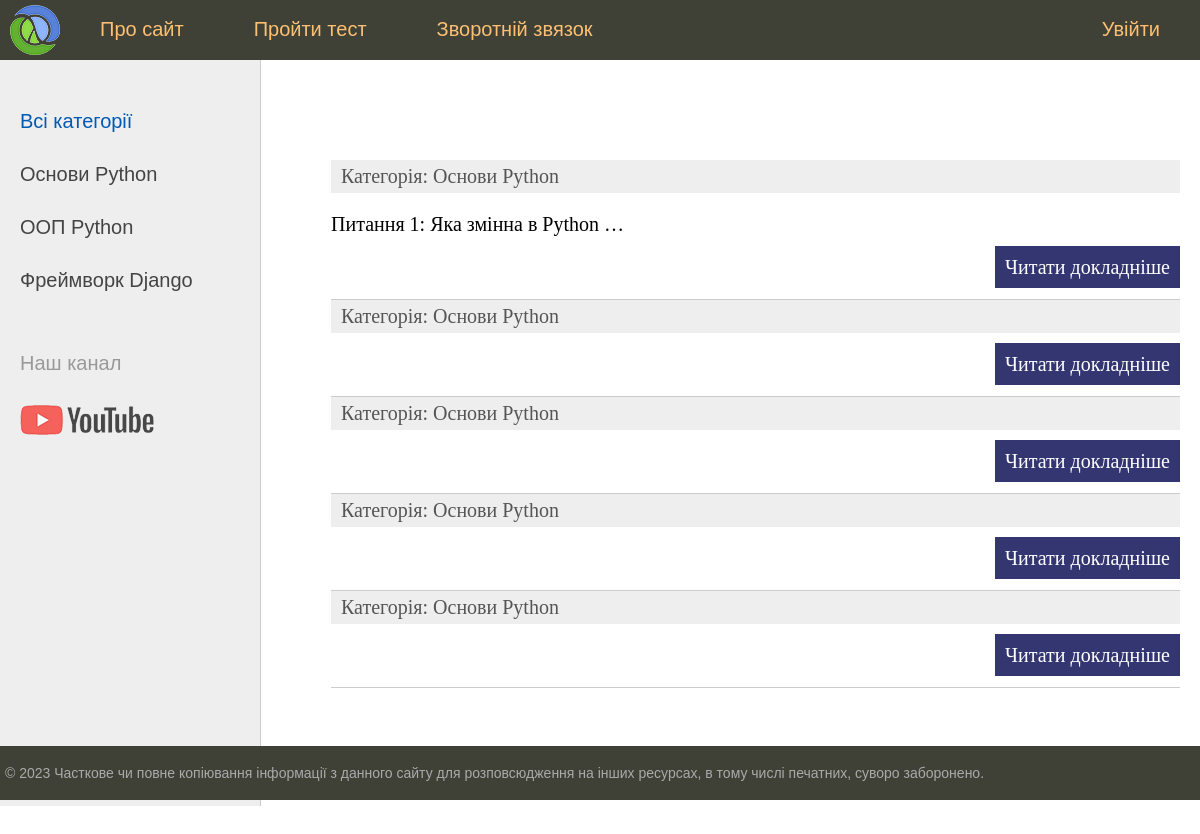
The app's page /, older data.
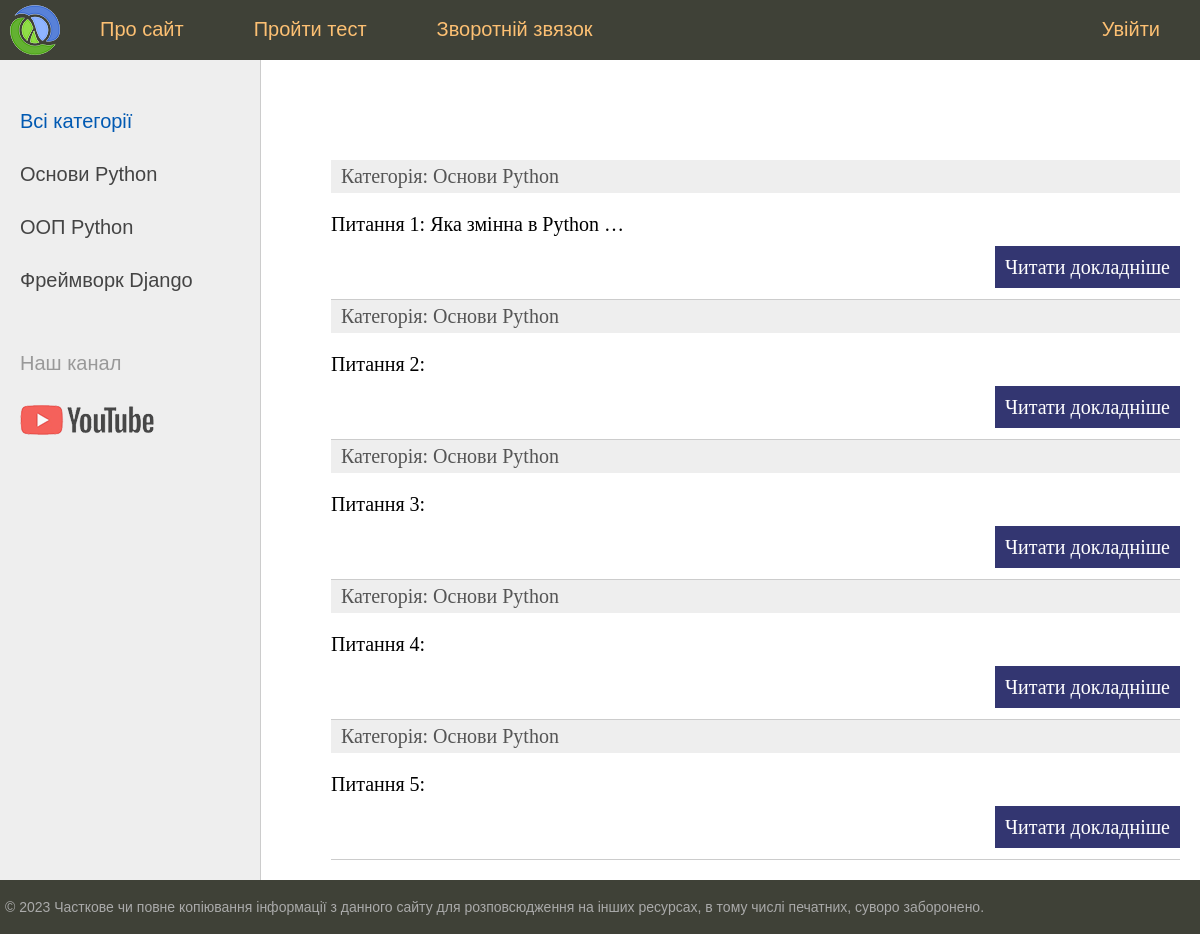
The same page, newer data.
### py_testing/models.py (models this page shows, shortened)
class Topic(models.Model):
    title = models.CharField(max_length=200)
    text = models.TextField(blank=True)
    def __str__(self):
        return self.title
    def get_absolute_url(self):
        return reverse('category', kwargs={'cat_id': self.pk})

class Question(models.Model):
    topic = models.ForeignKey(Topic, on_delete=models.PROTECT)
    text = models.TextField(blank=True)
    detailed_answer = models.TextField(blank=True)
    def get_absolute_url(self):
        return reverse('question', kwargs={'ques_id': self.pk})

### py_testing/views.py (the view)
# urls.py: path('', index, name='home'),
def index(request):
    topic = Topic.objects.all()
    question = Question.objects.all()
    context = {'topic': topic,
               'question': question,
               'menu': menu,
               'title': 'Головна сторінка',
               'cat_selected': 0,
               }
    return render(request, 'py_testing/index.html', context=context)

### py_testing/templates/py_testing/index.html (shortened to what this page needs)
{% extends 'py_testing/base.html' %}
{% block content %}
<ul class="list-articles">
    {% for q in question %}
    <li><div class="article-panel">
        <p class="first">Категорія: {{q.topic}}</p>
    </div>
        {{ q.text|linebreaks|truncatewords:6 }}
            <p class="link-read-post"><a href="{{ q.get_absolute_url }}">Читати докладніше</a> </p>
        </li>
    {% endfor %}
</ul>
{% endblock %}

### py_testing/templates/py_testing/base.html (shortened to what this page needs)
{% load static %}
<!DOCTYPE html>
<head>
    <link type="text/css" href="{% static 'py_testing/css/styles.css' %}" rel="stylesheet"/>
</head>
<body>
<table class="table-page" border=0 cellpadding="0" cellspacing="0">
    <tr><td valign="top">
        {% block mainmenu %}
            <div class="header">
                <ul id="mainmenu" class="mainmenu">
                    <li class="logo"><a href="{% url 'home' %}"><div class="logo"></div></a></li>
                    {% for m in menu %}
                        {% if not forloop.last %}
                            <li><a href="{% url m.url_name %}">{{ m.title }}</a></li>
                        {% else %}
                            <li class="last"><a href="{% url m.url_name %}">{{ m.title }}</a></li>
                        {% endif %}
                    {% endfor %}
                </ul>
            </div>
            {% endblock mainmenu %}
<table class="table-content" border=0 cellpadding="0" cellspacing="0">
<tr>
	<td valign="top" class="left-chapters">
	<ul id="leftchapters">
        {% if cat_selected == 0 %}
		    <li class="selected">Всі категорії</li>
        {% else %}
            <li><a href="{% url 'home' %}">Всі категорії</a></li>
        {% endif %}
        {% for t in topic %}
            {% if t.pk == cat_selected %}
                <li class="selected">{{t.title}}</li>
            {% else %}
                <li><a href="{{ t.get_absolute_url }}">{{t.title}}</a></li>
            {% endif %}
        {% endfor %}
		<li class="share">
		<p>Наш канал</p>
		<a class="share-yt" href="https://www.youtube.com" target="_blank" rel="nofollow"></a>
		</li>
	</ul>
</td>
<td valign="top" class="content">
	<div class="content-text">
{% block content %}
{% endblock %}
	</div>
</td></tr></table>
</td></tr>
<tr><td valign=top>
	<div id="footer">
		<p>&copy; 2023 Часткове чи повне копіювання інформації з данного сайту для розповсюдження на інших ресурсах,
            в тому числі печатних, суворо заборонено.</p>
	</div>
</td></tr></table>
</body>
</html>

### py_testing/static/py_testing/css/styles.css (style rules this page uses)
html, body { font-family: 'Arial'; margin: 0; padding: 0; height: 100%; width: 100%; color: #444; }
a { color: #0059b2; text-decoration: none; }
p.link-read-post { text-align: right; }
p.link-read-post a { padding: 10px; min-width: 100px; background: #333671; color: #fff; text-decoration: none; }
div.article-panel { background: #eee; padding: 5px 10px 5px 10px; box-sizing: border-box; overflow: hidden; color: #555; }
div.article-panel p.first { margin: 0; float: left; }
ul.list-articles { list-style: none; margin: 0; padding: 0; }
ul.list-articles li { border-bottom: 1px solid #ccc; }
.table-page { width: 100%; height: 100%; vertical-align: top; }
.table-page tr { height: 100%; }
.header { background: #3F4137; height: 60px; }
.logo { background: url('../images/logo.png') no-repeat 10px 5px; width: 70px; height: 60px; }
ul.mainmenu { list-style: none; margin: 0; padding: 0; height: 60px; color: #fdc073; font-size: 20px; overflow: hidden; }
ul.mainmenu li { float: left; margin: 18px 40px 0 30px; }
ul.mainmenu li.logo { margin: 0; }
ul.mainmenu li.last { float: right; }
ul.mainmenu li a { color: #fdc073; text-decoration: none; }
.table-content { width: 100%; min-height: 100%; height: 100%; }
.left-chapters { margin: 0; background: #eee; border-right: 1px solid #ccc; min-height: 100%; }
.left-chapters ul { width: 230px; min-height: 100%; margin: 0; padding: 20px 10px 10px 20px; list-style: none; font-size: 20px; }
.left-chapters ul li { margin: 30px 0 0 0; color: #999; }
.left-chapters ul li.selected { color: #0059b2; }
.left-chapters ul li a { color: #444; text-decoration: none; }
.left-chapters ul li.share { margin: 60px 0 0 0; }
.left-chapters ul li.share p { margin: 30px 0 30px 0; }
.left-chapters ul li.share a { display: inline-block; width: 40px; height: 40px; margin: 0 20px 0 0; }
.left-chapters ul li.share a.share-yt { width: 100%; height: 30px; background: url('../images/share_yt.png') no-repeat 0 0 }
.content { padding: 40px 20px 20px 40px; width: 100%; box-sizing: border-box; }
.content-text { margin: 60px 0 0 30px; color: #000; font-size: 20px; font-family: Yandex Sans Display Light; }
#footer { box-sizing: border-box; background: #3F4137; padding: 5px; color: #aaa; font-size: 14px; font-family: Verdana, Geneva, Arial, Helvetica; text-align: left; overflow: hidden; }

Row changes from the older to the newer data that the page shows:
changed Question: text (not shown) → "Питання 2:"
changed Question: text (not shown) → "Питання 3:"
changed Question: text (not shown) → "Питання 4:"
changed Question: text (not shown) → "Питання 5:"
